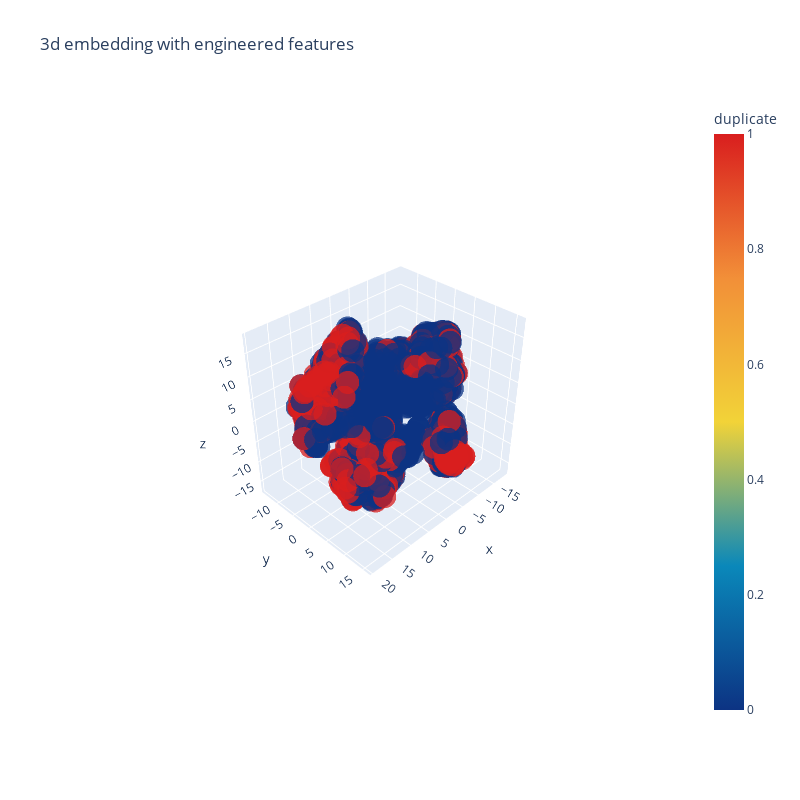

Notebook code cell kept with this figure:
### Code cell
import plotly.graph_objs as go
import plotly.tools as tls
import plotly.offline as py
py.init_notebook_mode(connected=True)

trace1 = go.Scatter3d(
    x=tsne3d[:,0],
    y=tsne3d[:,1],
    z=tsne3d[:,2],
    mode='markers',
    marker=dict(
        sizemode='diameter',
        color = y,
        colorscale = 'Portland',
        colorbar = dict(title = 'duplicate'),
        line=dict(color='rgb(255, 255, 255)'),
        opacity=0.75
    )
)

data=[trace1]
layout=dict(height=800, width=800, title='3d embedding with engineered features')
fig=dict(data=data, layout=layout)
py.iplot(fig, filename='3DBubble')

### Figure 1 — Plotly figure (JSON) as saved in the notebook; plotly's stock layout.template omitted (floating-point values rounded to 4 significant figures; data arrays with more than 128 entries replaced by an {"elided": "..."} marker saying what was removed)
{"data": [{"marker": {"color": {"elided": "3000 int values"}, "colorbar": {"title": {"text": "duplicate"}}, "colorscale": [[0, "rgb(12,51,131)"], [0.25, "rgb(10,136,186)"], [0.5, "rgb(242,211,56)"], [0.75, "rgb(242,143,56)"], [1, "rgb(217,30,30)"]], "line": {"color": "rgb(255, 255, 255)"}, "opacity": 0.75, "sizemode": "diameter"}, "mode": "markers", "type": "scatter3d", "x": {"elided": "3000 float values"}, "y": {"elided": "3000 float values"}, "z": {"elided": "3000 float values"}}], "layout": {"height": 800, "scene": {"aspectmode": "auto", "aspectratio": {"x": 1.11, "y": 0.8802, "z": 1.024}, "camera": {"center": {"x": 0, "y": 0, "z": 0}, "eye": {"x": 2.317, "y": 2.317, "z": 2.317}, "projection": {"type": "perspective"}, "up": {"x": 0, "y": 0, "z": 1}}}, "title": {"text": "3d embedding with engineered features"}, "width": 800}}
